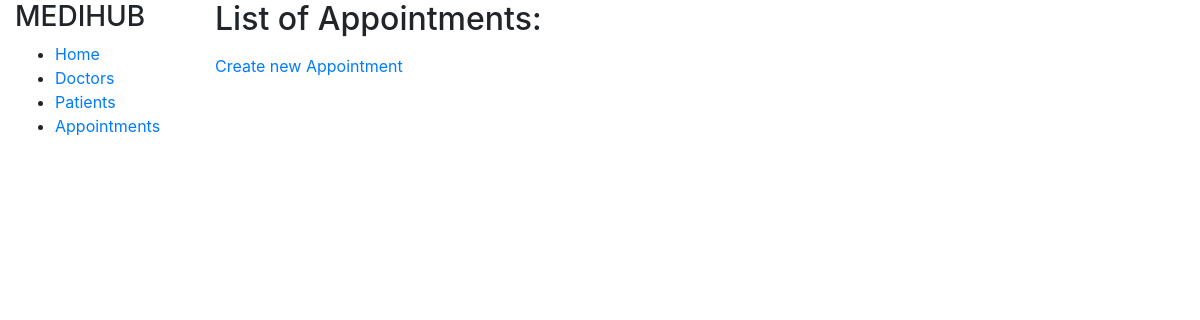
/hospital/appointments/, run on an earlier commit of the app's database.
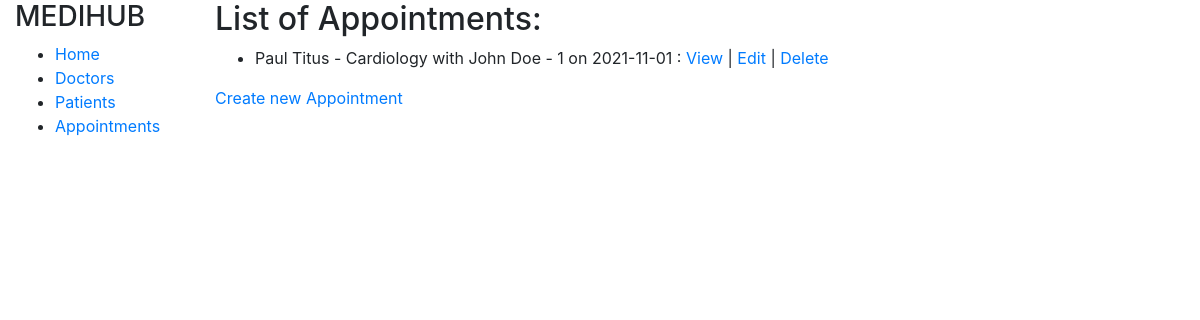
And on a later commit of the database.
### hospital/models.py (models this page shows)
class Appointment(models.Model):
    doctor = models.ForeignKey(Doctor, on_delete=models.CASCADE, null=True, blank=True)
    patient = models.ForeignKey(Patient, on_delete=models.CASCADE, null=True, blank=True)
    date = models.DateField(null=True, blank=True)
    time = models.TimeField(null=True, blank=True)
    details = models.TextField(max_length=1000, null=True, blank=True)
    confirmed = models.BooleanField(default=False)
    completed = models.BooleanField(default=False)
    def __str__(self):
        return f'{self.doctor} with {self.patient} on {self.date}'

class Doctor(models.Model):
    GENDER_CHOICES = [
        ('M', 'Male'),
        ('F', 'Female'),
        ('X', 'Other'),
    ]
    user = models.OneToOneField(User, on_delete=models.CASCADE, null=True, blank=True)
    first_name = models.CharField(max_length=50, null=True, blank=True)
    last_name = models.CharField(max_length=50, null=True, blank=True)
    gender = models.CharField(max_length=1, choices=GENDER_CHOICES, null=True, blank=True)
    dob = models.DateField(null=True, blank=True)
    department = models.CharField(max_length=50, null=True, blank=True)
    phone = models.CharField(max_length=10, null=True, blank=True)
    address = models.TextField(max_length=400, null=True, blank=True)
    email = models.CharField(max_length=100, null=True, blank=True)
    salary_in_rs = models.IntegerField(null=True, blank=True)
    schedule = models.TextField(max_length=1000, null=True, blank=True)
    def __str__(self):
        return f'{self.first_name} {self.last_name} - {self.department}'

class Patient(models.Model):
    GENDER_CHOICES = [
        ('M', 'Male'),
        ('F', 'Female'),
        ('X', 'Other'),
    ]
    user = models.OneToOneField(User, on_delete=models.CASCADE, null=True, blank=True)
    first_name = models.CharField(max_length=50, null=True, blank=True)
    last_name = models.CharField(max_length=50, null=True, blank=True)
    gender = models.CharField(max_length=1, choices=GENDER_CHOICES, null=True, blank=True)
    dob = models.DateField(null=True, blank=True)
    phone = models.CharField(max_length=10, null=True, blank=True)
    address = models.TextField(max_length=400, null=True, blank=True)
    email = models.CharField(max_length=100, null=True, blank=True)
    def __str__(self):
        return f'{self.first_name} {self.last_name} - {self.id}'

### hospital/views.py (the view)
# urls.py: path('appointments/', views.appointmentListView, name='appointment-list'),
def appointmentListView(request):
    appointmentList = Appointment.objects.all()
    context = {
        'list_of_appointments': appointmentList,
    }
    return render(request, 'hospital/appointment_list.html', context)

### hospital/templates/hospital/appointment_list.html
{% extends 'hospital/base.html' %}
{% block content %}
<h2>List of Appointments:</h2>
<ul>
    {% for appointment in list_of_appointments %}
    <li>{{appointment}} :
        <a href="{% url 'appointment-detail' appointment.id %}">View</a> |
        <a href="{% url 'edit-appointment' appointment.id %}">Edit</a> |
        <a href="{% url 'delete-appointment' appointment.id %}">Delete</a>
    </li>
    {% endfor %}
</ul>
<p><a href="{% url 'create-appointment' %}">Create new Appointment</a></p>
{% endblock %}

What changed in the data, as far as the page shows it:
added Appointment: doctor+patient+date "Paul Titus - Cardiology with John Doe - 1 on 2021-11-01"
